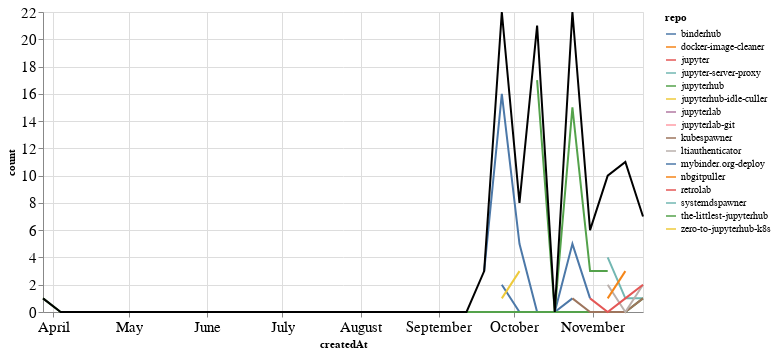

The notebook cell saved with this chart:
### Markdown cell above
### Comments

### Code cell
comments_time = comments.groupby('repo').resample('W', on='createdAt').count()['author'].reset_index()
comments_time = comments_time.rename(columns={'author': 'count'})
comments_time_total = comments_time.groupby('createdAt').agg({"count": "sum"}).reset_index()
ch1 = alt.Chart(comments_time, width=600).mark_line().encode(
    x='createdAt',
    y='count',
    color='repo',
    tooltip="repo"
)

ch2 = alt.Chart(comments_time_total, width=600).mark_line(color="black").encode(
    x='createdAt',
    y='count',
)

ch1 + ch2

### Figure 1 — Vega-Lite specification as saved in the notebook (floating-point values rounded to 4 significant figures)
{"config": {"axisLeft": {"labelFontSize": 15}, "axisBottom": {"labelFontSize": 15}}, "layer": [{"data": {"name": "data-781c713f77c7df65f3036767c5f0fe0d"}, "mark": "line", "encoding": {"color": {"type": "nominal", "field": "repo"}, "tooltip": {"type": "nominal", "field": "repo"}, "x": {"type": "temporal", "field": "createdAt"}, "y": {"type": "quantitative", "field": "count"}}, "width": 600}, {"data": {"name": "data-becb1c8a1f80bac68f3cd53e6d620973"}, "mark": {"type": "line", "color": "black"}, "encoding": {"x": {"type": "temporal", "field": "createdAt"}, "y": {"type": "quantitative", "field": "count"}}, "width": 600}], "$schema": "https://vega.github.io/schema/vega-lite/v4.8.1.json", "datasets": {"data-781c713f77c7df65f3036767c5f0fe0d": [{"repo": "binderhub", "createdAt": "2021-09-19T00:00:00", "count": 3}, {"repo": "binderhub", "createdAt": "2021-09-26T00:00:00", "count": 16}, {"repo": "binderhub", "createdAt": "2021-10-03T00:00:00", "count": 5}, {"repo": "binderhub", "createdAt": "2021-10-10T00:00:00", "count": 0}, {"repo": "binderhub", "createdAt": "2021-10-17T00:00:00", "count": 0}, {"repo": "binderhub", "createdAt": "2021-10-24T00:00:00", "count": 1}, {"repo": "docker-image-cleaner", "createdAt": "2021-09-26T00:00:00", "count": 2}, {"repo": "jupyter", "createdAt": "2021-11-14T00:00:00", "count": 6}, {"repo": "jupyter-server-proxy", "createdAt": "2021-11-07T00:00:00", "count": 4}, {"repo": "jupyter-server-proxy", "createdAt": "2021-11-14T00:00:00", "count": 1}, {"repo": "jupyter-server-proxy", "createdAt": "2021-11-21T00:00:00", "count": 1}, {"repo": "jupyterhub", "createdAt": "2021-10-10T00:00:00", "count": 17}, {"repo": "jupyterhub", "createdAt": "2021-10-17T00:00:00", "count": 0}, {"repo": "jupyterhub", "createdAt": "2021-10-24T00:00:00", "count": 0}, {"repo": "jupyterhub", "createdAt": "2021-10-31T00:00:00", "count": 0}, {"repo": "jupyterhub", "createdAt": "2021-11-07T00:00:00", "count": 0}, {"repo": "jupyterhub", "createdAt": "2021-11-14T00:00:00", "count": 0}, {"repo": "jupyterhub", "createdAt": "2021-11-21T00:00:00", "count": 1}, {"repo": "jupyterhub-idle-culler", "createdAt": "2021-09-26T00:00:00", "count": 1}, {"repo": "jupyterlab", "createdAt": "2021-10-10T00:00:00", "count": 1}, {"repo": "jupyterlab-git", "createdAt": "2021-10-10T00:00:00", "count": 3}, {"repo": "kubespawner", "createdAt": "2021-10-24T00:00:00", "count": 1}, {"repo": "kubespawner", "createdAt": "2021-10-31T00:00:00", "count": 0}, {"repo": "kubespawner", "createdAt": "2021-11-07T00:00:00", "count": 0}, {"repo": "kubespawner", "createdAt": "2021-11-14T00:00:00", "count": 0}, {"repo": "kubespawner", "createdAt": "2021-11-21T00:00:00", "count": 1}, {"repo": "ltiauthenticator", "createdAt": "2021-11-07T00:00:00", "count": 2}, {"repo": "ltiauthenticator", "createdAt": "2021-11-14T00:00:00", "count": 0}, {"repo": "ltiauthenticator", "createdAt": "2021-11-21T00:00:00", "count": 2}, {"repo": "mybinder.org-deploy", "createdAt": "2021-09-26T00:00:00", "count": 2}, {"repo": "mybinder.org-deploy", "createdAt": "2021-10-03T00:00:00", "count": 0}, {"repo": "mybinder.org-deploy", "createdAt": "2021-10-10T00:00:00", "count": 0}, {"repo": "mybinder.org-deploy", "createdAt": "2021-10-17T00:00:00", "count": 0}, {"repo": "mybinder.org-deploy", "createdAt": "2021-10-24T00:00:00", "count": 5}, {"repo": "mybinder.org-deploy", "createdAt": "2021-10-31T00:00:00", "count": 1}, {"repo": "nbgitpuller", "createdAt": "2021-11-07T00:00:00", "count": 1}, {"repo": "nbgitpuller", "createdAt": "2021-11-14T00:00:00", "count": 3}, {"repo": "retrolab", "createdAt": "2021-10-31T00:00:00", "count": 1}, {"repo": "retrolab", "createdAt": "2021-11-07T00:00:00", "count": 0}, {"repo": "retrolab", "createdAt": "2021-11-14T00:00:00", "count": 1}, {"repo": "retrolab", "createdAt": "2021-11-21T00:00:00", "count": 2}, {"repo": "systemdspawner", "createdAt": "2021-10-31T00:00:00", "count": 1}, {"repo": "the-littlest-jupyterhub", "createdAt": "2021-03-28T00:00:00", "count": 1}, {"repo": "the-littlest-jupyterhub", "createdAt": "2021-04-04T00:00:00", "count": 0}, {"repo": "the-littlest-jupyterhub", "createdAt": "2021-04-11T00:00:00", "count": 0}, {"repo": "the-littlest-jupyterhub", "createdAt": "2021-04-18T00:00:00", "count": 0}, {"repo": "the-littlest-jupyterhub", "createdAt": "2021-04-25T00:00:00", "count": 0}, {"repo": "the-littlest-jupyterhub", "createdAt": "2021-05-02T00:00:00", "count": 0}, {"repo": "the-littlest-jupyterhub", "createdAt": "2021-05-09T00:00:00", "count": 0}, {"repo": "the-littlest-jupyterhub", "createdAt": "2021-05-16T00:00:00", "count": 0}, {"repo": "the-littlest-jupyterhub", "createdAt": "2021-05-23T00:00:00", "count": 0}, {"repo": "the-littlest-jupyterhub", "createdAt": "2021-05-30T00:00:00", "count": 0}, {"repo": "the-littlest-jupyterhub", "createdAt": "2021-06-06T00:00:00", "count": 0}, {"repo": "the-littlest-jupyterhub", "createdAt": "2021-06-13T00:00:00", "count": 0}, {"repo": "the-littlest-jupyterhub", "createdAt": "2021-06-20T00:00:00", "count": 0}, {"repo": "the-littlest-jupyterhub", "createdAt": "2021-06-27T00:00:00", "count": 0}, {"repo": "the-littlest-jupyterhub", "createdAt": "2021-07-04T00:00:00", "count": 0}, {"repo": "the-littlest-jupyterhub", "createdAt": "2021-07-11T00:00:00", "count": 0}, {"repo": "the-littlest-jupyterhub", "createdAt": "2021-07-18T00:00:00", "count": 0}, {"repo": "the-littlest-jupyterhub", "createdAt": "2021-07-25T00:00:00", "count": 0}, {"repo": "the-littlest-jupyterhub", "createdAt": "2021-08-01T00:00:00", "count": 0}, {"repo": "the-littlest-jupyterhub", "createdAt": "2021-08-08T00:00:00", "count": 0}, {"repo": "the-littlest-jupyterhub", "createdAt": "2021-08-15T00:00:00", "count": 0}, {"repo": "the-littlest-jupyterhub", "createdAt": "2021-08-22T00:00:00", "count": 0}, {"repo": "the-littlest-jupyterhub", "createdAt": "2021-08-29T00:00:00", "count": 0}, {"repo": "the-littlest-jupyterhub", "createdAt": "2021-09-05T00:00:00", "count": 0}, {"repo": "the-littlest-jupyterhub", "createdAt": "2021-09-12T00:00:00", "count": 0}, {"repo": "the-littlest-jupyterhub", "createdAt": "2021-09-19T00:00:00", "count": 0}, {"repo": "the-littlest-jupyterhub", "createdAt": "2021-09-26T00:00:00", "count": 0}, {"repo": "the-littlest-jupyterhub", "createdAt": "2021-10-03T00:00:00", "count": 0}, {"repo": "the-littlest-jupyterhub", "createdAt": "2021-10-10T00:00:00", "count": 0}, {"repo": "the-littlest-jupyterhub", "createdAt": "2021-10-17T00:00:00", "count": 0}, {"repo": "the-littlest-jupyterhub", "createdAt": "2021-10-24T00:00:00", "count": 15}, {"repo": "the-littlest-jupyterhub", "createdAt": "2021-10-31T00:00:00", "count": 3}, {"repo": "the-littlest-jupyterhub", "createdAt": "2021-11-07T00:00:00", "count": 3}, {"repo": "zero-to-jupyterhub-k8s", "createdAt": "2021-09-26T00:00:00", "count": 1}, {"repo": "zero-to-jupyterhub-k8s", "createdAt": "2021-10-03T00:00:00", "count": 3}], "data-becb1c8a1f80bac68f3cd53e6d620973": [{"createdAt": "2021-03-28T00:00:00", "count": 1}, {"createdAt": "2021-04-04T00:00:00", "count": 0}, {"createdAt": "2021-04-11T00:00:00", "count": 0}, {"createdAt": "2021-04-18T00:00:00", "count": 0}, {"createdAt": "2021-04-25T00:00:00", "count": 0}, {"createdAt": "2021-05-02T00:00:00", "count": 0}, {"createdAt": "2021-05-09T00:00:00", "count": 0}, {"createdAt": "2021-05-16T00:00:00", "count": 0}, {"createdAt": "2021-05-23T00:00:00", "count": 0}, {"createdAt": "2021-05-30T00:00:00", "count": 0}, {"createdAt": "2021-06-06T00:00:00", "count": 0}, {"createdAt": "2021-06-13T00:00:00", "count": 0}, {"createdAt": "2021-06-20T00:00:00", "count": 0}, {"createdAt": "2021-06-27T00:00:00", "count": 0}, {"createdAt": "2021-07-04T00:00:00", "count": 0}, {"createdAt": "2021-07-11T00:00:00", "count": 0}, {"createdAt": "2021-07-18T00:00:00", "count": 0}, {"createdAt": "2021-07-25T00:00:00", "count": 0}, {"createdAt": "2021-08-01T00:00:00", "count": 0}, {"createdAt": "2021-08-08T00:00:00", "count": 0}, {"createdAt": "2021-08-15T00:00:00", "count": 0}, {"createdAt": "2021-08-22T00:00:00", "count": 0}, {"createdAt": "2021-08-29T00:00:00", "count": 0}, {"createdAt": "2021-09-05T00:00:00", "count": 0}, {"createdAt": "2021-09-12T00:00:00", "count": 0}, {"createdAt": "2021-09-19T00:00:00", "count": 3}, {"createdAt": "2021-09-26T00:00:00", "count": 22}, {"createdAt": "2021-10-03T00:00:00", "count": 8}, {"createdAt": "2021-10-10T00:00:00", "count": 21}, {"createdAt": "2021-10-17T00:00:00", "count": 0}, {"createdAt": "2021-10-24T00:00:00", "count": 22}, {"createdAt": "2021-10-31T00:00:00", "count": 6}, {"createdAt": "2021-11-07T00:00:00", "count": 10}, {"createdAt": "2021-11-14T00:00:00", "count": 11}, {"createdAt": "2021-11-21T00:00:00", "count": 7}]}}
